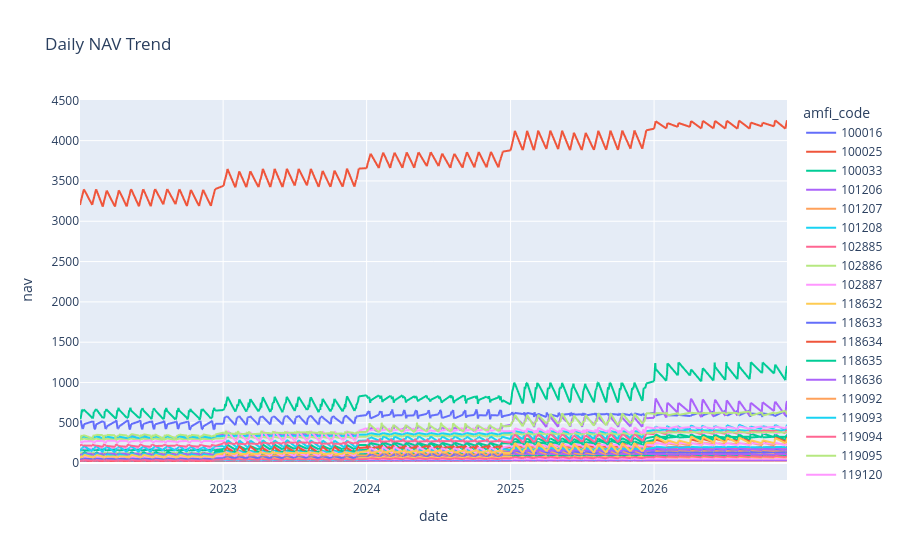

Notebook cell for this chart:
### Code cell
nav["date"] = pd.to_datetime(nav["date"])

fig = px.line(
    nav,
    x="date",
    y="nav",
    color="amfi_code",
    title="Daily NAV Trend"
)

fig.show()

### Figure 1 — Plotly figure (JSON) as saved in the notebook; plotly's stock layout.template omitted (floating-point values rounded to 4 significant figures; data arrays with more than 128 entries replaced by an {"elided": "..."} marker saying what was removed)
{"data": [{"hovertemplate": "amfi_code=100016<br>date=%{x}<br>nav=%{y}<extra></extra>", "legendgroup": "100016", "line": {"color": "#636efa", "dash": "solid"}, "marker": {"symbol": "circle"}, "mode": "lines", "name": "100016", "showlegend": true, "type": "scattergl", "x": {"elided": "1149 str values"}, "xaxis": "x", "y": {"elided": "1149 float values"}, "yaxis": "y"}, {"hovertemplate": "amfi_code=100025<br>date=%{x}<br>nav=%{y}<extra></extra>", "legendgroup": "100025", "line": {"color": "#EF553B", "dash": "solid"}, "marker": {"symbol": "circle"}, "mode": "lines", "name": "100025", "showlegend": true, "type": "scattergl", "x": {"elided": "1142 str values"}, "xaxis": "x", "y": {"elided": "1142 float values"}, "yaxis": "y"}, {"hovertemplate": "amfi_code=100033<br>date=%{x}<br>nav=%{y}<extra></extra>", "legendgroup": "100033", "line": {"color": "#00cc96", "dash": "solid"}, "marker": {"symbol": "circle"}, "mode": "lines", "name": "100033", "showlegend": true, "type": "scattergl", "x": {"elided": "1150 str values"}, "xaxis": "x", "y": {"elided": "1150 float values"}, "yaxis": "y"}, {"hovertemplate": "amfi_code=101206<br>date=%{x}<br>nav=%{y}<extra></extra>", "legendgroup": "101206", "line": {"color": "#ab63fa", "dash": "solid"}, "marker": {"symbol": "circle"}, "mode": "lines", "name": "101206", "showlegend": true, "type": "scattergl", "x": {"elided": "1150 str values"}, "xaxis": "x", "y": {"elided": "1150 float values"}, "yaxis": "y"}, {"hovertemplate": "amfi_code=101207<br>date=%{x}<br>nav=%{y}<extra></extra>", "legendgroup": "101207", "line": {"color": "#FFA15A", "dash": "solid"}, "marker": {"symbol": "circle"}, "mode": "lines", "name": "101207", "showlegend": true, "type": "scattergl", "x": {"elided": "1149 str values"}, "xaxis": "x", "y": {"elided": "1149 float values"}, "yaxis": "y"}, {"hovertemplate": "amfi_code=101208<br>date=%{x}<br>nav=%{y}<extra></extra>", "legendgroup": "101208", "line": {"color": "#19d3f3", "dash": "solid"}, "marker": {"symbol": "circle"}, "mode": "lines", "name": "101208", "showlegend": true, "type": "scattergl", "x": {"elided": "1149 str values"}, "xaxis": "x", "y": {"elided": "1149 float values"}, "yaxis": "y"}, {"hovertemplate": "amfi_code=102885<br>date=%{x}<br>nav=%{y}<extra></extra>", "legendgroup": "102885", "line": {"color": "#FF6692", "dash": "solid"}, "marker": {"symbol": "circle"}, "mode": "lines", "name": "102885", "showlegend": true, "type": "scattergl", "x": {"elided": "1150 str values"}, "xaxis": "x", "y": {"elided": "1150 float values"}, "yaxis": "y"}, {"hovertemplate": "amfi_code=102886<br>date=%{x}<br>nav=%{y}<extra></extra>", "legendgroup": "102886", "line": {"color": "#B6E880", "dash": "solid"}, "marker": {"symbol": "circle"}, "mode": "lines", "name": "102886", "showlegend": true, "type": "scattergl", "x": {"elided": "1149 str values"}, "xaxis": "x", "y": {"elided": "1149 float values"}, "yaxis": "y"}, {"hovertemplate": "amfi_code=102887<br>date=%{x}<br>nav=%{y}<extra></extra>", "legendgroup": "102887", "line": {"color": "#FF97FF", "dash": "solid"}, "marker": {"symbol": "circle"}, "mode": "lines", "name": "102887", "showlegend": true, "type": "scattergl", "x": {"elided": "1150 str values"}, "xaxis": "x", "y": {"elided": "1150 float values"}, "yaxis": "y"}, {"hovertemplate": "amfi_code=118632<br>date=%{x}<br>nav=%{y}<extra></extra>", "legendgroup": "118632", "line": {"color": "#FECB52", "dash": "solid"}, "marker": {"symbol": "circle"}, "mode": "lines", "name": "118632", "showlegend": true, "type": "scattergl", "x": {"elided": "1150 str values"}, "xaxis": "x", "y": {"elided": "1150 float values"}, "yaxis": "y"}, {"hovertemplate": "amfi_code=118633<br>date=%{x}<br>nav=%{y}<extra></extra>", "legendgroup": "118633", "line": {"color": "#636efa", "dash": "solid"}, "marker": {"symbol": "circle"}, "mode": "lines", "name": "118633", "showlegend": true, "type": "scattergl", "x": {"elided": "1149 str values"}, "xaxis": "x", "y": {"elided": "1149 float values"}, "yaxis": "y"}, {"hovertemplate": "amfi_code=118634<br>date=%{x}<br>nav=%{y}<extra></extra>", "legendgroup": "118634", "line": {"color": "#EF553B", "dash": "solid"}, "marker": {"symbol": "circle"}, "mode": "lines", "name": "118634", "showlegend": true, "type": "scattergl", "x": {"elided": "1150 str values"}, "xaxis": "x", "y": {"elided": "1150 float values"}, "yaxis": "y"}, {"hovertemplate": "amfi_code=118635<br>date=%{x}<br>nav=%{y}<extra></extra>", "legendgroup": "118635", "line": {"color": "#00cc96", "dash": "solid"}, "marker": {"symbol": "circle"}, "mode": "lines", "name": "118635", "showlegend": true, "type": "scattergl", "x": {"elided": "1150 str values"}, "xaxis": "x", "y": {"elided": "1150 float values"}, "yaxis": "y"}, {"hovertemplate": "amfi_code=118636<br>date=%{x}<br>nav=%{y}<extra></extra>", "legendgroup": "118636", "line": {"color": "#ab63fa", "dash": "solid"}, "marker": {"symbol": "circle"}, "mode": "lines", "name": "118636", "showlegend": true, "type": "scattergl", "x": {"elided": "1146 str values"}, "xaxis": "x", "y": {"elided": "1146 float values"}, "yaxis": "y"}, {"hovertemplate": "amfi_code=119092<br>date=%{x}<br>nav=%{y}<extra></extra>", "legendgroup": "119092", "line": {"color": "#FFA15A", "dash": "solid"}, "marker": {"symbol": "circle"}, "mode": "lines", "name": "119092", "showlegend": true, "type": "scattergl", "x": {"elided": "1145 str values"}, "xaxis": "x", "y": {"elided": "1145 float values"}, "yaxis": "y"}, {"hovertemplate": "amfi_code=119093<br>date=%{x}<br>nav=%{y}<extra></extra>", "legendgroup": "119093", "line": {"color": "#19d3f3", "dash": "solid"}, "marker": {"symbol": "circle"}, "mode": "lines", "name": "119093", "showlegend": true, "type": "scattergl", "x": {"elided": "1147 str values"}, "xaxis": "x", "y": {"elided": "1147 float values"}, "yaxis": "y"}, {"hovertemplate": "amfi_code=119094<br>date=%{x}<br>nav=%{y}<extra></extra>", "legendgroup": "119094", "line": {"color": "#FF6692", "dash": "solid"}, "marker": {"symbol": "circle"}, "mode": "lines", "name": "119094", "showlegend": true, "type": "scattergl", "x": {"elided": "1150 str values"}, "xaxis": "x", "y": {"elided": "1150 float values"}, "yaxis": "y"}, {"hovertemplate": "amfi_code=119095<br>date=%{x}<br>nav=%{y}<extra></extra>", "legendgroup": "119095", "line": {"color": "#B6E880", "dash": "solid"}, "marker": {"symbol": "circle"}, "mode": "lines", "name": "119095", "showlegend": true, "type": "scattergl", "x": {"elided": "1148 str values"}, "xaxis": "x", "y": {"elided": "1148 float values"}, "yaxis": "y"}, {"hovertemplate": "amfi_code=119120<br>date=%{x}<br>nav=%{y}<extra></extra>", "legendgroup": "119120", "line": {"color": "#FF97FF", "dash": "solid"}, "marker": {"symbol": "circle"}, "mode": "lines", "name": "119120", "showlegend": true, "type": "scattergl", "x": {"elided": "1147 str values"}, "xaxis": "x", "y": {"elided": "1147 float values"}, "yaxis": "y"}, {"hovertemplate": "amfi_code=119551<br>date=%{x}<br>nav=%{y}<extra></extra>", "legendgroup": "119551", "line": {"color": "#FECB52", "dash": "solid"}, "marker": {"symbol": "circle"}, "mode": "lines", "name": "119551", "showlegend": true, "type": "scattergl", "x": {"elided": "1148 str values"}, "xaxis": "x", "y": {"elided": "1148 float values"}, "yaxis": "y"}, {"hovertemplate": "amfi_code=119552<br>date=%{x}<br>nav=%{y}<extra></extra>", "legendgroup": "119552", "line": {"color": "#636efa", "dash": "solid"}, "marker": {"symbol": "circle"}, "mode": "lines", "name": "119552", "showlegend": true, "type": "scattergl", "x": {"elided": "1149 str values"}, "xaxis": "x", "y": {"elided": "1149 float values"}, "yaxis": "y"}, {"hovertemplate": "amfi_code=119598<br>date=%{x}<br>nav=%{y}<extra></extra>", "legendgroup": "119598", "line": {"color": "#EF553B", "dash": "solid"}, "marker": {"symbol": "circle"}, "mode": "lines", "name": "119598", "showlegend": true, "type": "scattergl", "x": {"elided": "1149 str values"}, "xaxis": "x", "y": {"elided": "1149 float values"}, "yaxis": "y"}, {"hovertemplate": "amfi_code=119599<br>date=%{x}<br>nav=%{y}<extra></extra>", "legendgroup": "119599", "line": {"color": "#00cc96", "dash": "solid"}, "marker": {"symbol": "circle"}, "mode": "lines", "name": "119599", "showlegend": true, "type": "scattergl", "x": {"elided": "1150 str values"}, "xaxis": "x", "y": {"elided": "1150 float values"}, "yaxis": "y"}, {"hovertemplate": "amfi_code=120503<br>date=%{x}<br>nav=%{y}<extra></extra>", "legendgroup": "120503", "line": {"color": "#ab63fa", "dash": "solid"}, "marker": {"symbol": "circle"}, "mode": "lines", "name": "120503", "showlegend": true, "type": "scattergl", "x": {"elided": "1150 str values"}, "xaxis": "x", "y": {"elided": "1150 float values"}, "yaxis": "y"}, {"hovertemplate": "amfi_code=120504<br>date=%{x}<br>nav=%{y}<extra></extra>", "legendgroup": "120504", "line": {"color": "#FFA15A", "dash": "solid"}, "marker": {"symbol": "circle"}, "mode": "lines", "name": "120504", "showlegend": true, "type": "scattergl", "x": {"elided": "1150 str values"}, "xaxis": "x", "y": {"elided": "1150 float values"}, "yaxis": "y"}, {"hovertemplate": "amfi_code=120505<br>date=%{x}<br>nav=%{y}<extra></extra>", "legendgroup": "120505", "line": {"color": "#19d3f3", "dash": "solid"}, "marker": {"symbol": "circle"}, "mode": "lines", "name": "120505", "showlegend": true, "type": "scattergl", "x": {"elided": "1150 str values"}, "xaxis": "x", "y": {"elided": "1150 float values"}, "yaxis": "y"}, {"hovertemplate": "amfi_code=120506<br>date=%{x}<br>nav=%{y}<extra></extra>", "legendgroup": "120506", "line": {"color": "#FF6692", "dash": "solid"}, "marker": {"symbol": "circle"}, "mode": "lines", "name": "120506", "showlegend": true, "type": "scattergl", "x": {"elided": "1150 str values"}, "xaxis": "x", "y": {"elided": "1150 float values"}, "yaxis": "y"}, {"hovertemplate": "amfi_code=120507<br>date=%{x}<br>nav=%{y}<extra></extra>", "legendgroup": "120507", "line": {"color": "#B6E880", "dash": "solid"}, "marker": {"symbol": "circle"}, "mode": "lines", "name": "120507", "showlegend": true, "type": "scattergl", "x": {"elided": "1150 str values"}, "xaxis": "x", "y": {"elided": "1150 float values"}, "yaxis": "y"}, {"hovertemplate": "amfi_code=120841<br>date=%{x}<br>nav=%{y}<extra></extra>", "legendgroup": "120841", "line": {"color": "#FF97FF", "dash": "solid"}, "marker": {"symbol": "circle"}, "mode": "lines", "name": "120841", "showlegend": true, "type": "scattergl", "x": {"elided": "1150 str values"}, "xaxis": "x", "y": {"elided": "1150 float values"}, "yaxis": "y"}, {"hovertemplate": "amfi_code=120842<br>date=%{x}<br>nav=%{y}<extra></extra>", "legendgroup": "120842", "line": {"color": "#FECB52", "dash": "solid"}, "marker": {"symbol": "circle"}, "mode": "lines", "name": "120842", "showlegend": true, "type": "scattergl", "x": {"elided": "1149 str values"}, "xaxis": "x", "y": {"elided": "1149 float values"}, "yaxis": "y"}, {"hovertemplate": "amfi_code=120843<br>date=%{x}<br>nav=%{y}<extra></extra>", "legendgroup": "120843", "line": {"color": "#636efa", "dash": "solid"}, "marker": {"symbol": "circle"}, "mode": "lines", "name": "120843", "showlegend": true, "type": "scattergl", "x": {"elided": "1149 str values"}, "xaxis": "x", "y": {"elided": "1149 float values"}, "yaxis": "y"}, {"hovertemplate": "amfi_code=120844<br>date=%{x}<br>nav=%{y}<extra></extra>", "legendgroup": "120844", "line": {"color": "#EF553B", "dash": "solid"}, "marker": {"symbol": "circle"}, "mode": "lines", "name": "120844", "showlegend": true, "type": "scattergl", "x": {"elided": "1150 str values"}, "xaxis": "x", "y": {"elided": "1150 float values"}, "yaxis": "y"}, {"hovertemplate": "amfi_code=125497<br>date=%{x}<br>nav=%{y}<extra></extra>", "legendgroup": "125497", "line": {"color": "#00cc96", "dash": "solid"}, "marker": {"symbol": "circle"}, "mode": "lines", "name": "125497", "showlegend": true, "type": "scattergl", "x": {"elided": "1150 str values"}, "xaxis": "x", "y": {"elided": "1150 float values"}, "yaxis": "y"}, {"hovertemplate": "amfi_code=125498<br>date=%{x}<br>nav=%{y}<extra></extra>", "legendgroup": "125498", "line": {"color": "#ab63fa", "dash": "solid"}, "marker": {"symbol": "circle"}, "mode": "lines", "name": "125498", "showlegend": true, "type": "scattergl", "x": {"elided": "1150 str values"}, "xaxis": "x", "y": {"elided": "1150 float values"}, "yaxis": "y"}, {"hovertemplate": "amfi_code=148567<br>date=%{x}<br>nav=%{y}<extra></extra>", "legendgroup": "148567", "line": {"color": "#FFA15A", "dash": "solid"}, "marker": {"symbol": "circle"}, "mode": "lines", "name": "148567", "showlegend": true, "type": "scattergl", "x": {"elided": "1150 str values"}, "xaxis": "x", "y": {"elided": "1150 float values"}, "yaxis": "y"}, {"hovertemplate": "amfi_code=148568<br>date=%{x}<br>nav=%{y}<extra></extra>", "legendgroup": "148568", "line": {"color": "#19d3f3", "dash": "solid"}, "marker": {"symbol": "circle"}, "mode": "lines", "name": "148568", "showlegend": true, "type": "scattergl", "x": {"elided": "1149 str values"}, "xaxis": "x", "y": {"elided": "1149 float values"}, "yaxis": "y"}, {"hovertemplate": "amfi_code=148569<br>date=%{x}<br>nav=%{y}<extra></extra>", "legendgroup": "148569", "line": {"color": "#FF6692", "dash": "solid"}, "marker": {"symbol": "circle"}, "mode": "lines", "name": "148569", "showlegend": true, "type": "scattergl", "x": {"elided": "1149 str values"}, "xaxis": "x", "y": {"elided": "1149 float values"}, "yaxis": "y"}, {"hovertemplate": "amfi_code=149322<br>date=%{x}<br>nav=%{y}<extra></extra>", "legendgroup": "149322", "line": {"color": "#B6E880", "dash": "solid"}, "marker": {"symbol": "circle"}, "mode": "lines", "name": "149322", "showlegend": true, "type": "scattergl", "x": {"elided": "1150 str values"}, "xaxis": "x", "y": {"elided": "1150 float values"}, "yaxis": "y"}, {"hovertemplate": "amfi_code=149323<br>date=%{x}<br>nav=%{y}<extra></extra>", "legendgroup": "149323", "line": {"color": "#FF97FF", "dash": "solid"}, "marker": {"symbol": "circle"}, "mode": "lines", "name": "149323", "showlegend": true, "type": "scattergl", "x": {"elided": "1150 str values"}, "xaxis": "x", "y": {"elided": "1150 float values"}, "yaxis": "y"}, {"hovertemplate": "amfi_code=149324<br>date=%{x}<br>nav=%{y}<extra></extra>", "legendgroup": "149324", "line": {"color": "#FECB52", "dash": "solid"}, "marker": {"symbol": "circle"}, "mode": "lines", "name": "149324", "showlegend": true, "type": "scattergl", "x": {"elided": "1150 str values"}, "xaxis": "x", "y": {"elided": "1150 float values"}, "yaxis": "y"}], "layout": {"legend": {"title": {"text": "amfi_code"}, "tracegroupgap": 0}, "title": {"text": "Daily NAV Trend"}, "xaxis": {"anchor": "y", "domain": [0, 1], "title": {"text": "date"}}, "yaxis": {"anchor": "x", "domain": [0, 1], "title": {"text": "nav"}}}}
